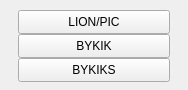
  <widget class="PyDMFrame" name="PyDMFrame_5">
   <property name="geometry">
    <rect>
     <x>408</x>
     <y>230</y>
     <width>188</width>
     <height>90</height>
    </rect>
   </property>
   <property name="toolTip">
    <string/>
   </property>
   <widget class="PyDMEDMDisplayButton" name="PyDMEDMDisplayButton_8">
    <property name="geometry">
     <rect>
      <x>18</x>
      <y>10</y>
      <width>152</width>
      <height>24</height>
     </rect>
    </property>
    <property name="toolTip">
     <string/>
    </property>
    <property name="text">
     <string>LION/PIC</string>
    </property>
    <property name="filenames" stdset="0">
     <stringlist>
      <string>mps_lion_pics</string>
     </stringlist>
    </property>
    <property name="showIcon" stdset="0">
     <bool>false</bool>
    </property>
   </widget>
   <widget class="PyDMEDMDisplayButton" name="PyDMEDMDisplayButton_9">
    <property name="geometry">
     <rect>
      <x>18</x>
      <y>34</y>
      <width>152</width>
      <height>24</height>
     </rect>
    </property>
    <property name="toolTip">
     <string/>
    </property>
    <property name="text">
     <string>BYKIK</string>
    </property>
    <property name="filenames" stdset="0">
     <stringlist>
      <string>mps_byk_new</string>
     </stringlist>
    </property>
    <property name="showIcon" stdset="0">
     <bool>false</bool>
    </property>
    <property name="macros" stdset="0">
     <stringlist>
      <string>P=KICK:LTUH:320,DEVICE=BYKIK</string>
     </stringlist>
    </property>
   </widget>
   <widget class="PyDMEDMDisplayButton" name="PyDMEDMDisplayButton_10">
    <property name="geometry">
     <rect>
      <x>18</x>
      <y>58</y>
      <width>152</width>
      <height>24</height>
     </rect>
    </property>
    <property name="toolTip">
     <string/>
    </property>
    <property name="text">
     <string>BYKIKS</string>
    </property>
    <property name="filenames" stdset="0">
     <stringlist>
      <string>mps_byk_new</string>
     </stringlist>
    </property>
    <property name="showIcon" stdset="0">
     <bool>false</bool>
    </property>
    <property name="macros" stdset="0">
     <stringlist>
      <string>P=KICK:LTUS:350,DEVICE=BYKIKS</string>
     </stringlist>
    </property>
   </widget>
  </widget>
